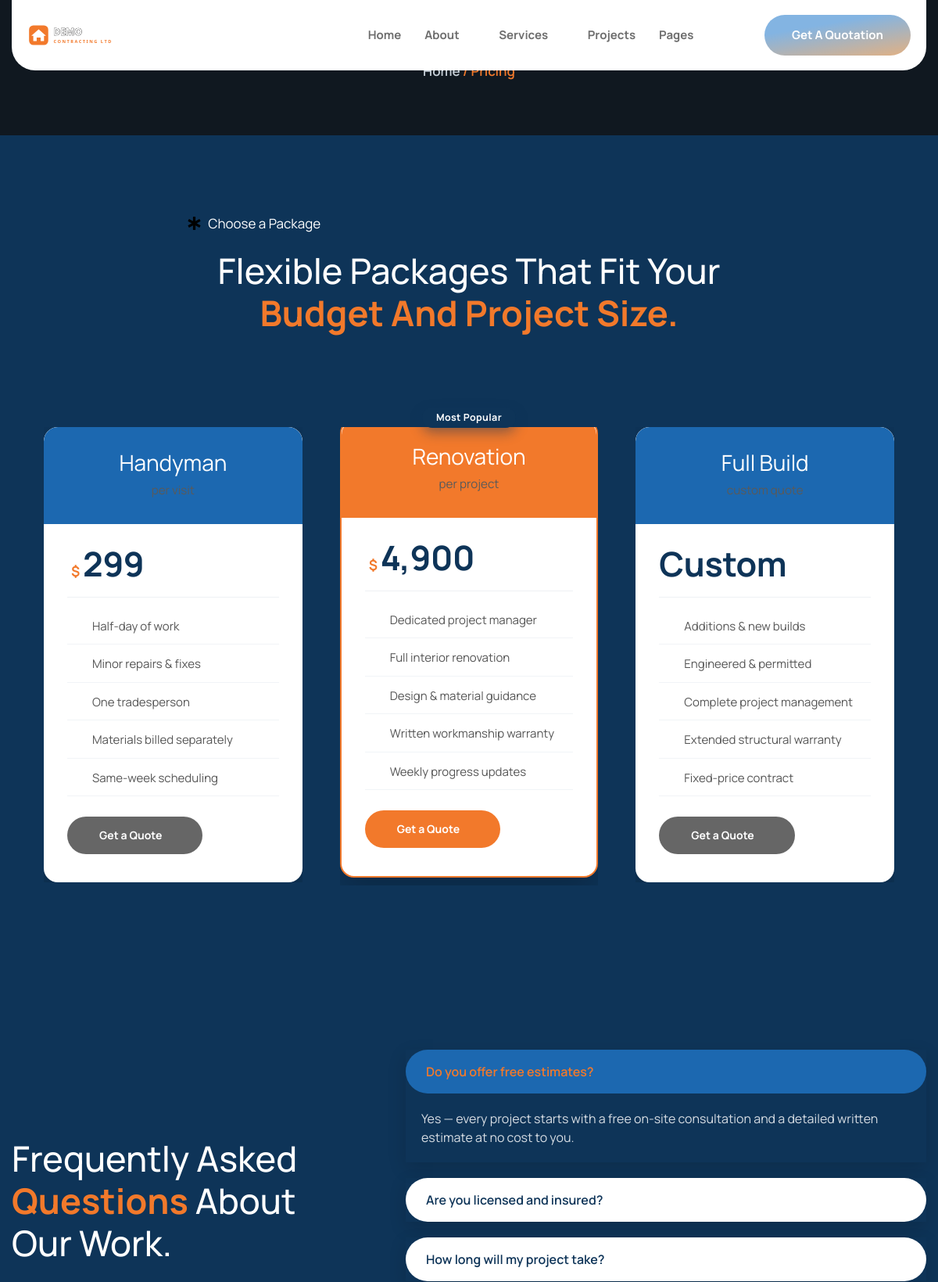
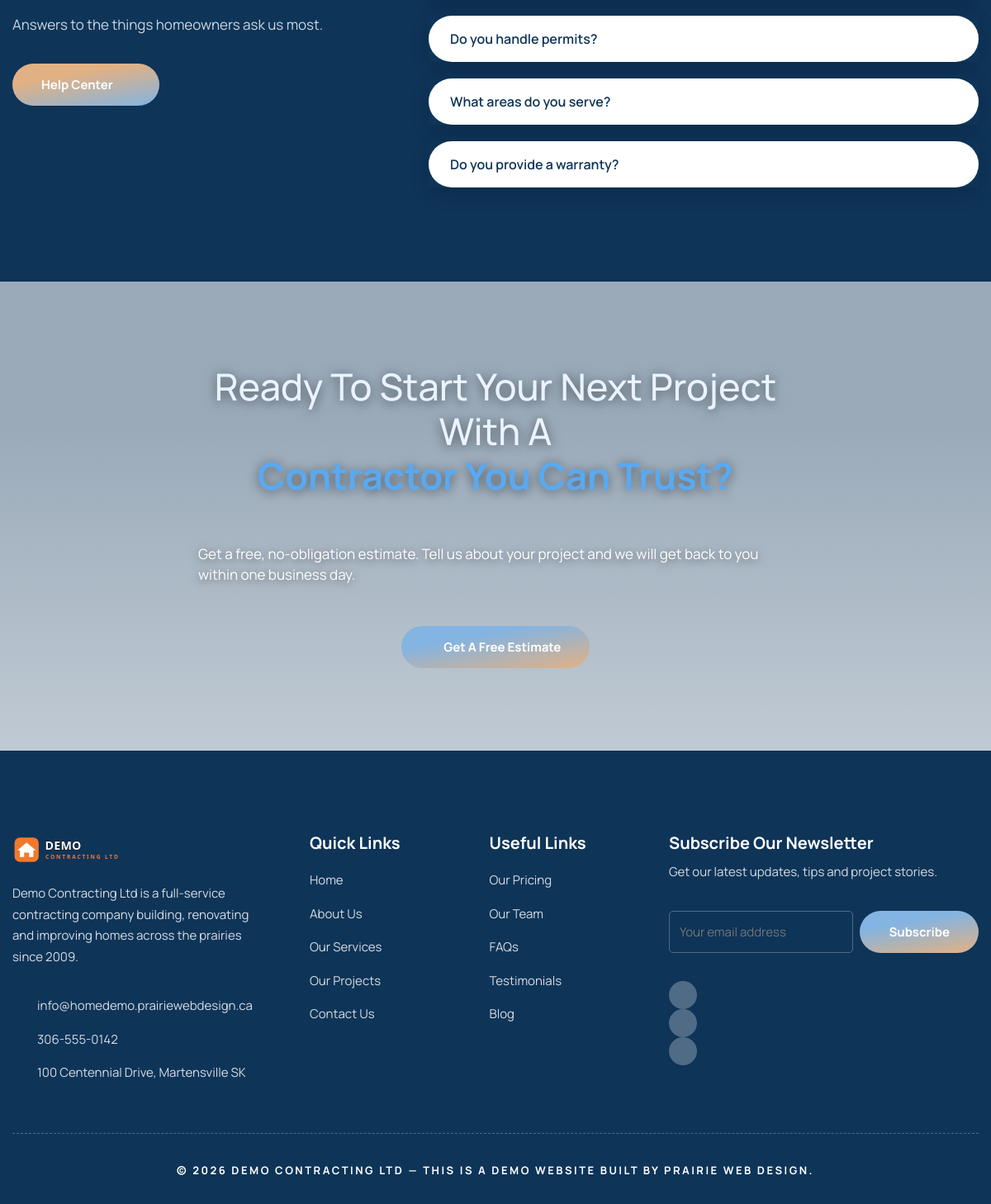
/pricing, run on the app's committed database (2 pictures, top to bottom).
### tables this page shows
CREATE TABLE IF NOT EXISTS content_blocks (
    id         INT UNSIGNED NOT NULL AUTO_INCREMENT,
    block_key  VARCHAR(64)  NOT NULL,
    label      VARCHAR(128) NOT NULL DEFAULT '',
    eyebrow    VARCHAR(191) NULL,
    heading    TEXT         NULL,
    body       TEXT         NULL,
    image      VARCHAR(255) NULL,
    image2     VARCHAR(255) NULL,
    extra      TEXT         NULL,
    bg_image   VARCHAR(255) NULL,
    PRIMARY KEY (id),
    UNIQUE KEY uq_block_key (block_key)
);

CREATE TABLE IF NOT EXISTS items (
    id         INT UNSIGNED NOT NULL AUTO_INCREMENT,
    section    VARCHAR(48)  NOT NULL,
    title      VARCHAR(191) NULL,
    subtitle   VARCHAR(191) NULL,
    body       TEXT         NULL,
    image      VARCHAR(255) NULL,
    icon       VARCHAR(128) NULL,
    value      VARCHAR(128) NULL,
    url        VARCHAR(255) NULL,
    sort_order INT          NOT NULL DEFAULT 0,
    is_active  TINYINT(1)   NOT NULL DEFAULT 1,
    PRIMARY KEY (id),
    KEY idx_section_sort (section, sort_order)
);

### app/views/pricing.php (called while the page is built, shortened)
<?php
$seo_opts = ['title' => 'Our Pricing', 'description' => 'Flexible contracting packages from ' . setting('site_name', SITE_NAME) . '.', 'path' => 'pricing'];
require __DIR__ . '/partials/header.php';
require __DIR__ . '/partials/breadcrumb.php';
require __DIR__ . '/sections/pricing.php';
require __DIR__ . '/sections/faq.php';
require __DIR__ . '/sections/cta_banner.php';
require __DIR__ . '/partials/footer.php';

### public/index.php (called while the page is built, shortened)
<?php
require_once __DIR__ . '/../app/helpers.php';
$path = parse_url($_SERVER['REQUEST_URI'] ?? '/', PHP_URL_PATH) ?? '/';
$path = trim(rawurldecode($path), '/');
$segments = $path === '' ? [] : explode('/', $path);
$head = $segments[0] ?? '';
$route_id   = null;
$route_slug = null;
switch ($head) {
    case 'pricing':
        $view = 'pricing';
        break;
}
render_view($view, ['route_id' => $route_id, 'route_slug' => $route_slug]);

### app/db.php (called while the page is built, shortened)
<?php
function db(): PDO
{
    static $pdo = null;
    if ($pdo instanceof PDO) {
        return $pdo;
    }
    $dsn = 'mysql:host=' . DB_HOST . ';dbname=' . DB_NAME . ';charset=' . DB_CHARSET;
    try {
        $pdo = new PDO($dsn, DB_USER, DB_PASS, [
            PDO::ATTR_ERRMODE            => PDO::ERRMODE_EXCEPTION,
            PDO::ATTR_DEFAULT_FETCH_MODE => PDO::FETCH_ASSOC,
            PDO::ATTR_EMULATE_PREPARES   => false,
        ]);
    } catch (PDOException $e) {
        http_response_code(500);
        if (ini_get('display_errors')) {
            echo 'Database connection failed: ' . htmlspecialchars($e->getMessage());
        } else {
            echo 'The site is temporarily unavailable. Please try again shortly.';
        }
        exit;
    }
    return $pdo;
}

### app/views/sections/pricing.php (the view, shortened to what this page needs)
<?php
$b          = block('pricing');
$plans      = items('pricing');
$show_price = setting_on('show_prices');
?>
<div class="elementor-element elementor-element-525d2512 e-flex e-con-boxed e-con e-parent ltk-editable" data-settings="{&quot;background_background&quot;:&quot;classic&quot;}">
  <div class="e-con-inner">
    <div class="elementor-element elementor-element-431faba4 e-con-full e-flex e-con e-child">
      <div class="elementor-element elementor-element-2397de79 e-flex e-con-boxed e-con e-child">
        <div class="e-con-inner">
          <?= ekit_eyebrow($b['eyebrow']) ?>
          <?= ekit_heading($b['heading'], 'center') ?>
        </div>
      </div>
    </div>
    <div class="elementor-element elementor-element-2d6c982d e-con-full e-flex e-con e-child">
      <?php foreach ($plans as $row): ?>
      <?php
        $popular  = trim((string) $row['icon']) === 'popular';
        $numeric  = is_numeric(str_replace([',', ' '], '', (string) $row['value']));
        $features = array_filter(array_map('trim', explode("\n", (string) $row['body'])), 'strlen');
      ?>
      <div class="elementor-element e-con-full e-flex e-con e-child<?= $popular ? ' ekit-pricing-popular' : '' ?>">
        <?php if ($popular): ?>
        <div class="elementor-element elementor-widget__width-auto elementor-absolute elementor-widget elementor-widget-heading" data-settings="{&quot;_position&quot;:&quot;absolute&quot;}" data-widget_type="heading.default">
          <div class="elementor-widget-container">
            <span class="elementor-heading-title elementor-size-default">Most Popular</span>
          </div>
        </div>
        <?php endif; ?>
        <div class="elementor-element elementor-widget elementor-widget-elementskit-pricing" data-widget_type="elementskit-pricing.default">
          <div class="elementor-widget-container">
            <div class="ekit-wid-con">
              <div class="elementskit-single-pricing <?= $popular ? 'ekit-pricing-highlight' : '' ?>">
                <div class="elementskit-pricing-header ">
                  <h3 class=" elementskit-pricing-title"><?= $row['title'] ?></h3>
                  <?php if ($row['subtitle']): ?>
                  <p class=" elementskit-pricing-subtitle"><?= e($row['subtitle']) ?></p>
                  <?php endif; ?>
                </div>
                <?php if ($show_price && $row['value'] !== ''): ?>
                <div class=" elementskit-pricing-price-wraper has-tag ">
                  <span class="elementskit-pricing-price">
                    <?php if ($numeric): ?>
                    <sup class="currency">$</sup>
                    <span><?= e($row['value']) ?></span>
                    <?php else: ?>
                    <span><?= e($row['value']) ?></span>
                    <?php endif; ?>
                  </span>
                </div>
                <?php endif; ?>
                <div class="elementskit-pricing-content ">
                  <ul class="elementskit-pricing-lists">
                    <?php foreach ($features as $feature): ?>
                    <li><i aria-hidden="true" class="icon icon-check"></i> <?= $feature ?></li>
                    <?php endforeach; ?>
                  </ul>
                </div>
                <div class="elementskit-pricing-btn-wraper ">
                  <a href="<?= url('contact') ?>" class="elementskit-pricing-btn  ekit-pricing-btn-icon-pos-right">Get a Quote<i aria-hidden="true" class="icon icon-arrow-right"></i></a>
                </div>
              </div>
            </div>
          </div>
        </div>
      </div>
      <?php endforeach; ?>
    </div>
  </div>
</div>

### app/helpers.php (shortened to what this page needs)
<?php
function e($v): string
{
    return htmlspecialchars((string) $v, ENT_QUOTES, 'UTF-8');
}
function url(string $path = ''): string
{
    $path = ltrim($path, '/');
    return '/' . $path;
}
function settings(): array
{
    static $cache = null;
    if ($cache !== null) {
        return $cache;
    }
    $cache = [];
    try {
        foreach (db()->query('SELECT setting_key, setting_value FROM settings') as $r) {
            $cache[$r['setting_key']] = $r['setting_value'];
        }
    } catch (Throwable $e) {
        $cache = [];
    }
    return $cache;
}
function setting(string $key, string $default = ''): string
{
    $all = settings();
    $val = $all[$key] ?? '';
    return ($val === '' || $val === null) ? $default : $val;
}
function setting_on(string $key): bool
{
    return setting($key, '0') === '1';
}
function block(string $key): array
{
    static $cache = [];
    $stmt = db()->prepare('SELECT * FROM content_blocks WHERE block_key = ? LIMIT 1');
    $stmt->execute([$key]);
    $row = $stmt->fetch() ?: [];
    $defaults = ['block_key' => $key, 'label' => '', 'eyebrow' => '', 'heading' => '',
        'body' => '', 'image' => '', 'image2' => '', 'extra' => '', 'bg_image' => ''];
    return $cache[$key] = array_merge($defaults, $row);
}
function items(string $section, bool $only_active = true): array
{
    static $cache = [];
    $ck = $section . ($only_active ? ':1' : ':0');
    $sql = 'SELECT * FROM items WHERE section = ?';
    if ($only_active) {
        $sql .= ' AND is_active = 1';
    }
    $sql .= ' ORDER BY sort_order ASC, id ASC';
    $stmt = db()->prepare($sql);
    $stmt->execute([$section]);
    return $cache[$ck] = $stmt->fetchAll();
}
function ekit_eyebrow(string $text): string
{
    return '<div class="elementor-element elementor-icon-list--layout-traditional elementor-widget elementor-widget-icon-list" data-widget_type="icon-list.default">'
        . '<div class="elementor-widget-container"><ul class="elementor-icon-list-items"><li class="elementor-icon-list-item">'
        . '<span class="elementor-icon-list-icon"><svg aria-hidden="true" class="e-font-icon-svg e-fas-star-of-life" viewBox="0 0 480 512" xmlns="http://www.w3.org/2000/svg"><path d="M471.99 334.43L336.06 256l135.93-78.43c7.66-4.42 10.28-14.2 5.86-21.86l-32.02-55.43c-4.42-7.65-14.21-10.28-21.87-5.86l-135.93 78.43V16c0-8.84-7.17-16-16.01-16h-64.04c-8.84 0-16.01 7.16-16.01 16v156.86L56.04 94.43c-7.66-4.42-17.45-1.79-21.87 5.86L2.15 155.71c-4.42 7.65-1.8 17.44 5.86 21.86L143.94 256 8.01 334.43c-7.66 4.42-10.28 14.21-5.86 21.86l32.02 55.43c4.42 7.65 14.21 10.27 21.87 5.86l135.93-78.43V496c0 8.84 7.17 16 16.01 16h64.04c8.84 0 16.01-7.16 16.01-16V339.14l135.93 78.43c7.66 4.42 17.45 1.8 21.87-5.86l32.02-55.43c4.42-7.65 1.8-17.43-5.86-21.85z"></path></svg></span>'
        . '<span class="elementor-icon-list-text">' . e($text) . '</span></li></ul></div></div>';
}
function ekit_heading(string $heading_html, string $align = 'left'): string
{
    $align = $align === 'center' ? 'text_center' : 'text_left';
    return '<div class="elementor-element elementor-widget elementor-widget-elementskit-heading" data-widget_type="elementskit-heading.default">'
        . '<div class="elementor-widget-container"><div class="ekit-wid-con"><div class="ekit-heading elementskit-section-title-wraper ' . $align . '">'
        . '<h2 class="ekit-heading--title elementskit-section-title ">' . $heading_html . '</h2></div></div></div></div>';
}
function render_view(string $name, array $vars = []): void
{
    extract($vars, EXTR_SKIP);
    $file = __DIR__ . '/views/' . $name . '.php';
    require $file;
}

### app/views/sections/faq.php (shortened to what this page needs)
<?php
$b    = block('faq');
$faqs = items('faq');
?>
<div class="elementor-element elementor-element-4ca18a70 e-flex e-con-boxed e-con e-parent ltk-editable" data-settings="{&quot;background_background&quot;:&quot;classic&quot;}">
  <div class="e-con-inner">
    <div class="elementor-element elementor-element-f844914 e-con-full e-flex e-con e-child">
      <?= ekit_heading($b['heading'], 'left') ?>
      <?php if ($b['body']): ?>
      <div class="elementor-element elementor-widget elementor-widget-text-editor" data-widget_type="text-editor.default">
        <div class="elementor-widget-container"><p><?= e($b['body']) ?></p></div>
      </div>
      <?php endif; ?>
      <div class="elementor-element elementor-element-f54003f elementor-widget__width-auto elementor-widget elementor-widget-button" data-widget_type="button.default">
        <div class="elementor-widget-container"><div class="elementor-button-wrapper">
          <a class="elementor-button elementor-button-link elementor-size-sm elementor-animation-float" href="<?= url('contact') ?>">
            <span class="elementor-button-content-wrapper"><span class="elementor-button-icon"><i aria-hidden="true" class="icon icon-arrow-right"></i></span><span class="elementor-button-text">Help Center</span></span>
          </a>
        </div></div>
      </div>
    </div>
    <div class="elementor-element elementor-element-716322d3 e-con-full e-flex e-con e-child">
      <div class="elementor-element elementor-element-2529ff4f elementor-widget__width-inherit elementor-widget elementor-widget-elementskit-accordion" data-widget_type="elementskit-accordion.default">
        <div class="elementor-widget-container">
          <div class="ekit-wid-con">
            <div class="elementskit-accordion accoedion-primary" id="accordion-faqhome">
              <?php foreach ($faqs as $i => $row): $first = ($i === 0); ?>
              <div class="elementskit-card <?= $first ? 'active' : '' ?>">
                <div class="elementskit-card-header" id="primaryHeading-<?= $i ?>-faqhome">
                  <a href="#ltk-collapse-home-<?= $i ?>" class="ekit-accordion--toggler elementskit-btn-link collapsed" data-ekit-toggle="collapse" data-target="#ltk-collapse-home-<?= $i ?>" aria-expanded="<?= $first ? 'true' : 'false' ?>" aria-controls="ltk-collapse-home-<?= $i ?>">
                    <span class="ekit-accordion-title"><?= $row['title'] ?></span>
                    <div class="ekit_accordion_icon_group">
                      <div class="ekit_accordion_normal_icon"><i class="icon icon-down-arrow1"></i></div>
                      <div class="ekit_accordion_active_icon"><i class="icon icon-up-arrow"></i></div>
                    </div>
                  </a>
                </div>
                <div id="ltk-collapse-home-<?= $i ?>" class="<?= $first ? ' show collapse' : ' collapse' ?>" aria-labelledby="primaryHeading-<?= $i ?>-faqhome" data-parent="#accordion-faqhome">
                  <div class="elementskit-card-body ekit-accordion--content">
                    <p><?= $row['body'] ?></p>
                  </div>
                </div>
              </div>
              <?php endforeach; ?>
            </div>
          </div>
        </div>
      </div>
    </div>
  </div>
</div>

### app/views/sections/cta_banner.php (shortened to what this page needs)
<?php
$b     = block('cta_banner');
$label = $b['extra'] !== '' ? $b['extra'] : 'Contact Us';
$bg    = $b['bg_image'] !== '' ? img($b['bg_image']) : '';
$style = ' style="background-image:' . ($bg !== '' ? "url('" . e($bg) . "')" : 'none') . '"';
?>
<div class="elementor-element elementor-element-276b2e3b e-flex e-con-boxed e-con e-parent ltk-editable" data-settings="{&quot;background_background&quot;:&quot;classic&quot;}"<?= $style ?>>
  <div class="e-con-inner">
    <div class="elementor-element elementor-element-45d8f038 e-flex e-con-boxed e-con e-child">
      <div class="e-con-inner">
        <div class="elementor-element elementor-widget elementor-widget-elementskit-heading animated fadeInUp" data-widget_type="elementskit-heading.default">
          <div class="elementor-widget-container"><div class="ekit-wid-con"><div class="ekit-heading elementskit-section-title-wraper text_center   ekit_heading_tablet-   ekit_heading_mobile-">
            <h2 class="ekit-heading--title elementskit-section-title "><?= $b['heading'] ?></h2>
          </div></div></div>
        </div>
        <?php if ($b['body'] !== ''): ?>
        <div class="elementor-element elementor-widget elementor-widget-text-editor" data-widget_type="text-editor.default">
          <div class="elementor-widget-container"><p><?= e($b['body']) ?></p></div>
        </div>
        <?php endif; ?>
        <div class="elementor-element elementor-widget__width-auto elementor-mobile-align-center elementor-align-center elementor-widget elementor-widget-button" data-widget_type="button.default">
          <div class="elementor-widget-container"><div class="elementor-button-wrapper">
            <a class="elementor-button elementor-button-link elementor-size-sm elementor-animation-float" href="<?= url('contact') ?>">
              <span class="elementor-button-content-wrapper"><span class="elementor-button-icon"><i aria-hidden="true" class="icon icon-arrow-right"></i></span><span class="elementor-button-text"><?= e($label) ?></span></span>
            </a>
          </div></div>
        </div>
      </div>
    </div>
  </div>
</div>

### public/assets/css/anim-up.css (style rules this page uses)
.fadeInUp { animation-name:fadeInUp }

### public/assets/css/anim-float.css (style rules this page uses)
.elementor-animation-float { transition-duration:.3s;transition-property:transform;transition-timing-function:ease-out }

### public/assets/css/w-spacer.css (style rules this page uses)
.e-con { --container-widget-width:100% }

### data on the page
content_blocks: eyebrow "Choose a Package", heading "Flexible Packages That Fit Your Budget And Project Size."
items: title "Handyman", value "299", body "Half-day of work", body "Minor repairs & fixes", body "One tradesperson", body "Materials billed separately", body "Same-week scheduling"
items: icon "Most Popular", title "Renovation", subtitle "per project", value "4,900", body "Dedicated project manager", body "Full interior renovation", body "Design & material guidance", body "Written workmanship warranty", body "Weekly progress updates"
items: title "Full Build", value "Custom", body "Additions & new builds", body "Engineered & permitted", body "Complete project management", body "Extended structural warranty", body "Fixed-price contract"
content_blocks: heading "Frequently Asked Questions About Our Work.", body "Answers to the things homeowners ask us most."
items: title "Do you offer free estimates?", body "Yes — every project starts with a free on-site consultation and a detailed written estimate at no cost to you."
items: title "Are you licensed and insured?"
items: title "How long will my project take?"
items: title "Do you handle permits?"
items: title "What areas do you serve?"
items: title "Do you provide a warranty?"
content_blocks: heading "Ready To Start Your Next Project With A Contractor You Can Trust?", body "Get a free, no-obligation estimate. Tell us about your project and we will get back to you within one business day."

### other printed values
$c[0] "Home"
$c[0] "Pricing"
$label "Get A Free Estimate"
$fabout "Demo Contracting Ltd is a full-service contracting company building, renovating and improving homes across the prairies since 2009."
$email "info@homedemo.prairiewebdesign.ca"
$phone "306-555-0142"
$addr "100 Centennial Drive, Martensville SK"
$l[0] "Home"
$l[0] "About Us"
$l[0] "Our Services"
$l[0] "Our Projects"
$l[0] "Contact Us"
$l[0] "Our Pricing"
$l[0] "Our Team"
$l[0] "FAQs"
